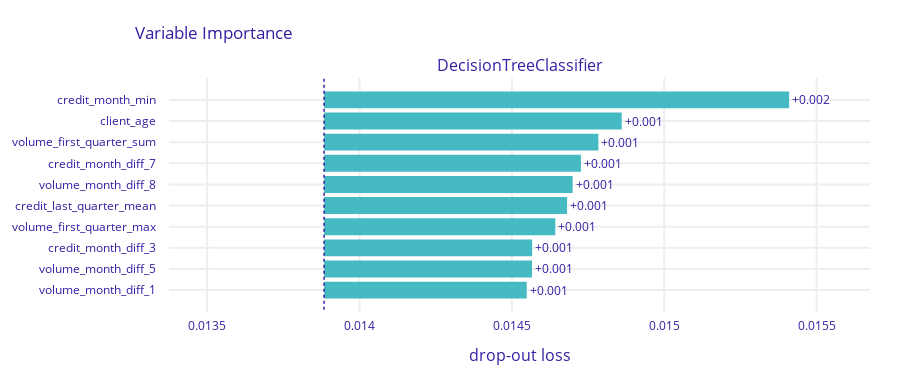

Notebook cell for this chart:
### Markdown cell above
## Model Explanation

### Code cell
from dalex import Explainer

explainer = Explainer(best_estimator, X_train[all_vars_column_selection.columns], y_train, label='DecisionTreeClassifier')

mp_rf = explainer.model_parts(type='variable_importance')
mp_rf.plot()

### Figure 1 — Plotly figure (JSON) as saved in the notebook; plotly's stock layout.template omitted (floating-point values rounded to 4 significant figures)
{"data": [{"base": 0.01388, "hoverinfo": "text", "hoverlabel": {"bgcolor": "rgba(0,0,0,0.8)"}, "hovertext": ["Model: DecisionTreeClassifier loss after<br>variable: credit_month_min is permuted: 0.015<br>Drop-out loss change: +0.002", "Model: DecisionTreeClassifier loss after<br>variable: client_age is permuted: 0.015<br>Drop-out loss change: +0.001", "Model: DecisionTreeClassifier loss after<br>variable: volume_first_quarter_sum is permuted: 0.015<br>Drop-out loss change: +0.001", "Model: DecisionTreeClassifier loss after<br>variable: credit_month_diff_7 is permuted: 0.015<br>Drop-out loss change: +0.001", "Model: DecisionTreeClassifier loss after<br>variable: volume_month_diff_8 is permuted: 0.015<br>Drop-out loss change: +0.001", "Model: DecisionTreeClassifier loss after<br>variable: credit_last_quarter_mean is permuted: 0.015<br>Drop-out loss change: +0.001", "Model: DecisionTreeClassifier loss after<br>variable: volume_first_quarter_max is permuted: 0.015<br>Drop-out loss change: +0.001", "Model: DecisionTreeClassifier loss after<br>variable: credit_month_diff_3 is permuted: 0.015<br>Drop-out loss change: +0.001", "Model: DecisionTreeClassifier loss after<br>variable: volume_month_diff_5 is permuted: 0.015<br>Drop-out loss change: +0.001", "Model: DecisionTreeClassifier loss after<br>variable: volume_month_diff_1 is permuted: 0.015<br>Drop-out loss change: +0.001"], "marker": {"color": "#46bac2"}, "orientation": "h", "showlegend": false, "text": ["+0.002", "+0.001", "+0.001", "+0.001", "+0.001", "+0.001", "+0.001", "+0.001", "+0.001", "+0.001"], "textposition": "outside", "type": "bar", "x": [0.001526, 0.0009768, 0.0009002, 0.0008429, 0.0008157, 0.0007975, 0.0007589, 0.0006829, 0.0006823, 0.0006651], "xaxis": "x", "y": ["credit_month_min", "client_age", "volume_first_quarter_sum", "credit_month_diff_7", "volume_month_diff_8", "credit_last_quarter_mean", "volume_first_quarter_max", "credit_month_diff_3", "volume_month_diff_5", "volume_month_diff_1"], "yaxis": "y"}], "layout": {"annotations": [{"font": {"size": 16}, "showarrow": false, "text": "DecisionTreeClassifier", "x": 0.5, "xanchor": "center", "xref": "paper", "y": 1, "yanchor": "bottom", "yref": "paper"}, {"font": {"size": 16}, "showarrow": false, "text": "drop-out loss", "x": 0.5, "xanchor": "center", "xref": "paper", "y": 0, "yanchor": "top", "yref": "paper", "yshift": -30}], "font": {"color": "#371ea3"}, "height": 383, "margin": {"b": 71, "r": 30, "t": 78}, "shapes": [{"line": {"color": "#371ea3", "dash": "dot", "width": 1.5}, "type": "line", "x0": 0.01388, "x1": 0.01388, "xref": "x", "y0": -1, "y1": 10, "yref": "y"}], "title": {"text": "Variable Importance", "x": 0.15}, "xaxis": {"anchor": "y", "automargin": true, "domain": [0, 1], "fixedrange": true, "gridwidth": 2, "range": [0.01337, 0.01568], "tickcolor": "white", "ticklen": 3, "ticks": "outside", "type": "linear", "zeroline": false}, "yaxis": {"anchor": "x", "automargin": true, "autorange": "reversed", "domain": [0, 1], "fixedrange": true, "gridwidth": 2, "tickcolor": "white", "ticklen": 10, "ticks": "outside", "type": "category"}}}
